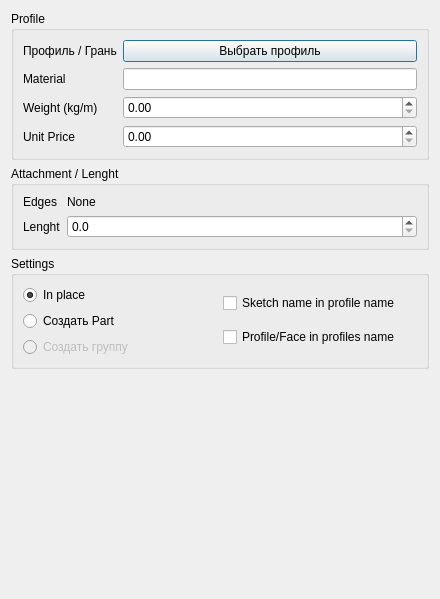
<?xml version="1.0" encoding="UTF-8"?>
<ui version="4.0">
 <class>Dialog</class>
 <widget class="QDialog" name="Dialog">
  <property name="geometry">
   <rect>
    <x>0</x>
    <y>0</y>
    <width>440</width>
    <height>599</height>
   </rect>
  </property>
  <property name="windowTitle">
   <string>Создание профилей</string>
  </property>
  <layout class="QVBoxLayout" name="verticalLayout">
   <item>
    <widget class="QGroupBox" name="groupBox">
     <property name="title">
      <string>Profile</string>
     </property>
     <layout class="QFormLayout" name="formLayout">
      <item row="0" column="0">
       <widget class="QLabel" name="label">
        <property name="text">
         <string>Профиль / Грань</string>
        </property>
       </widget>
      </item>
      <item row="0" column="1">
       <widget class="QPushButton" name="pb_selectprofile">
        <property name="text">
         <string>Выбрать профиль</string>
        </property>
       </widget>
      </item>
      <item row="1" column="0">
       <widget class="QLabel" name="label_2">
        <property name="text">
         <string>Material</string>
        </property>
       </widget>
      </item>
      <item row="1" column="1">
       <widget class="QLineEdit" name="le_material"/>
      </item>
      <item row="2" column="0">
       <widget class="QLabel" name="label_12">
        <property name="text">
         <string>Weight (kg/m)</string>
        </property>
       </widget>
      </item>
      <item row="2" column="1">
       <widget class="QDoubleSpinBox" name="sb_weight">
        <property name="maximum">
         <double>500.000000000000000</double>
        </property>
        <property name="singleStep">
         <double>0.100000000000000</double>
        </property>
       </widget>
      </item>
      <item row="3" column="0">
       <widget class="QLabel" name="label_3">
        <property name="sizePolicy">
         <sizepolicy hsizetype="Minimum" vsizetype="Preferred">
          <horstretch>0</horstretch>
          <verstretch>0</verstretch>
         </sizepolicy>
        </property>
        <property name="text">
         <string>Unit Price</string>
        </property>
       </widget>
      </item>
      <item row="3" column="1">
       <widget class="QDoubleSpinBox" name="sb_unitprice"/>
      </item>
     </layout>
    </widget>
   </item>
   <item>
    <widget class="QGroupBox" name="groupBox_4">
     <property name="title">
      <string>Attachment / Lenght</string>
     </property>
     <layout class="QFormLayout" name="formLayout_2">
      <item row="0" column="0">
       <widget class="QLabel" name="label_14">
        <property name="text">
         <string>Edges</string>
        </property>
       </widget>
      </item>
      <item row="0" column="1">
       <widget class="QLabel" name="label_attach">
        <property name="text">
         <string>None</string>
        </property>
       </widget>
      </item>
      <item row="1" column="0">
       <widget class="QLabel" name="label_5">
        <property name="text">
         <string>Lenght</string>
        </property>
       </widget>
      </item>
      <item row="1" column="1">
       <widget class="QDoubleSpinBox" name="sb_length">
        <property name="decimals">
         <number>1</number>
        </property>
        <property name="maximum">
         <double>24000.000000000000000</double>
        </property>
       </widget>
      </item>
     </layout>
    </widget>
   </item>
   <item>
    <widget class="QGroupBox" name="groupBox_5">
     <property name="title">
      <string>Settings</string>
     </property>
     <layout class="QHBoxLayout" name="horizontalLayout_4">
      <item>
       <layout class="QVBoxLayout" name="verticalLayout_4">
        <item>
         <widget class="QRadioButton" name="rb_profiles_in_place">
          <property name="toolTip">
           <string>&lt;html&gt;&lt;head/&gt;&lt;body&gt;&lt;p&gt;Создать профиль на том же уровне, что и источник (эскиз или параметрическая линия)&lt;/p&gt;&lt;/body&gt;&lt;/html&gt;</string>
          </property>
          <property name="text">
           <string>In place</string>
          </property>
          <property name="checked">
           <bool>true</bool>
          </property>
         </widget>
        </item>
        <item>
         <widget class="QRadioButton" name="rb_profiles_in_part">
          <property name="toolTip">
           <string>&lt;html&gt;&lt;head/&gt;&lt;body&gt;&lt;p&gt;Создавать профили в новом контейнере Part&lt;/p&gt;&lt;/body&gt;&lt;/html&gt;</string>
          </property>
          <property name="text">
           <string>Создать Part</string>
          </property>
         </widget>
        </item>
        <item>
         <widget class="QRadioButton" name="rb_profiles_in_group">
          <property name="enabled">
           <bool>false</bool>
          </property>
          <property name="toolTip">
           <string>&lt;html&gt;&lt;head/&gt;&lt;body&gt;&lt;p&gt;Создавать профили в новом контейнере Part&lt;/p&gt;&lt;/body&gt;&lt;/html&gt;</string>
          </property>
          <property name="text">
           <string>Создать группу</string>
          </property>
         </widget>
        </item>
       </layout>
      </item>
      <item>
       <layout class="QVBoxLayout" name="verticalLayout_5">
        <item>
         <widget class="QCheckBox" name="cb_sketch_in_name">
          <property name="text">
           <string>Sketch name in profile name</string>
          </property>
         </widget>
        </item>
        <item>
         <widget class="QCheckBox" name="cb_profile_in_name">
          <property name="toolTip">
           <string>Add the profile (face) to the profiles names</string>
          </property>
          <property name="text">
           <string>Profile/Face in profiles name</string>
          </property>
         </widget>
        </item>
       </layout>
      </item>
     </layout>
    </widget>
   </item>
   <item>
    <spacer name="verticalSpacer">
     <property name="orientation">
      <enum>Qt::Orientation::Vertical</enum>
     </property>
     <property name="sizeHint" stdset="0">
      <size>
       <width>20</width>
       <height>40</height>
      </size>
     </property>
    </spacer>
   </item>
  </layout>
 </widget>
 <resources/>
 <connections/>
</ui>
